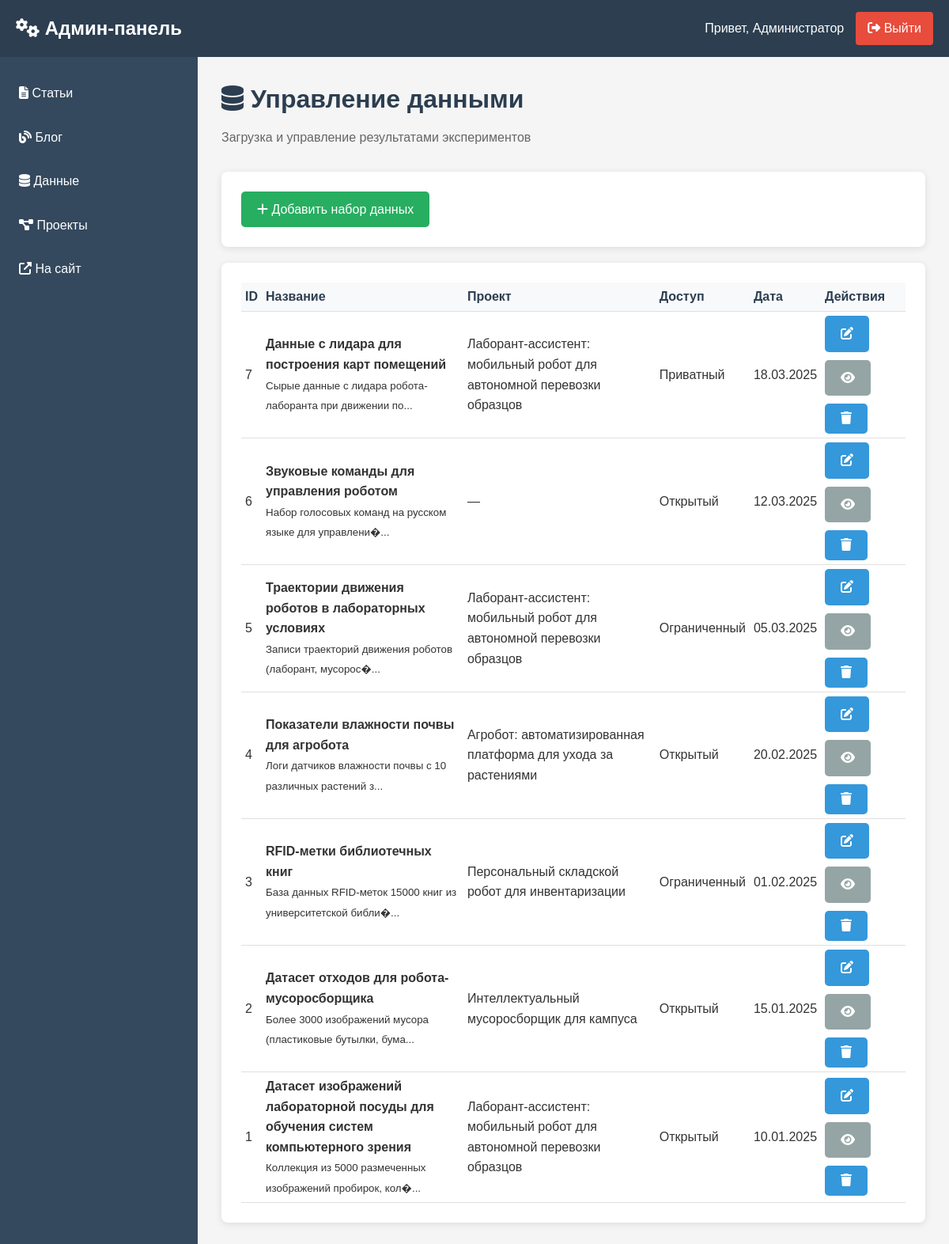
Screenshot of /obschee/admin-data.php (signed in) with the database file from the repository.
### tables this page shows
CREATE TABLE `datasets` (
  `id` int NOT NULL,
  `title` varchar(255) NOT NULL,
  `description` text NOT NULL,
  `access_level` enum('public','restricted','private') DEFAULT 'restricted',
  `related_project_id` int DEFAULT NULL,
  `created_by` int DEFAULT NULL,
  `created_at` timestamp NULL DEFAULT CURRENT_TIMESTAMP,
  `updated_at` timestamp NULL DEFAULT CURRENT_TIMESTAMP ON UPDATE CURRENT_TIMESTAMP
);

CREATE TABLE `projects` (
  `id` int NOT NULL,
  `title` varchar(255) NOT NULL,
  `slug` varchar(255) NOT NULL,
  `short_description` text NOT NULL,
  `full_description` longtext NOT NULL,
  `objectives` json NOT NULL,
  `methodologies` json DEFAULT NULL,
  `start_date` date NOT NULL,
  `end_date` date DEFAULT NULL,
  `current_status` enum('active','completed','planned','on_hold') DEFAULT 'planned',
  `funding_source` varchar(255) DEFAULT NULL,
  `budget` decimal(15,2) DEFAULT NULL,
  `team_members` json DEFAULT NULL,
  `results` text,
  `featured_image_url` varchar(255) DEFAULT NULL,
  `gallery` json DEFAULT NULL,
  `status` enum('published','draft') DEFAULT 'draft',
  `created_by` int DEFAULT NULL,
  `created_at` timestamp NULL DEFAULT CURRENT_TIMESTAMP,
  `updated_at` timestamp NULL DEFAULT CURRENT_TIMESTAMP ON UPDATE CURRENT_TIMESTAMP
);

### obschee/admin-data.php (the view, shortened to what this page needs)
<?php
require_once 'connect.php';
$action = $_GET['action'] ?? 'list';
?>
<!DOCTYPE html>
<html lang="ru">
<head>
    <link rel="stylesheet" href="assets/css/style.css">
    <link rel="stylesheet" href="assets/css/admin.css">
</head>
<body>
    <?php include 'admin-header.php'; ?>
    <main class="admin-main">
        <div class="page-header">
            <h1><i class="fas fa-database"></i> Управление данными</h1>
            <p>Загрузка и управление результатами экспериментов</p>
        </div>
        <?php if ($action === 'list'): ?>
        <div class="card mb-2">
            <div class="action-buttons">
                <a href="?action=new" class="btn btn-success">
                    <i class="fas fa-plus"></i> Добавить набор данных
                </a>
            </div>
        </div>
        <div class="card">
            <div class="table-responsive">
                <table class="table">
                    <thead>
                        <tr>
                            <th>ID</th>
                            <th>Название</th>
                            <th>Проект</th>
                            <th>Доступ</th>
                            <th>Дата</th>
                            <th>Действия</th>
                        </tr>
                    </thead>
                    <tbody>
                        <?php
                        try {
                            $stmt = $pdo->prepare("
                                SELECT d.*, p.title as project_title
                                FROM datasets d
                                LEFT JOIN projects p ON d.related_project_id = p.id
                                ORDER BY d.created_at DESC
                                LIMIT 50
                            ");
                            $stmt->execute();
                            $datasets = $stmt->fetchAll(PDO::FETCH_ASSOC);
                            if (empty($datasets)): ?>
                                <tr>
                                    <td colspan="6" class="text-center">
                                        <div class="alert alert-info">
                                            <i class="fas fa-info-circle"></i> Наборы данных не найдены
                                        </div>
                                    </td>
                                </tr>
                            <?php else:
                                foreach ($datasets as $dataset):
                                    $accessClass = '';
                                    $accessLabel = '';
                                    switch ($dataset['access_level']) {
                                        case 'public':
                                            $accessClass = 'status-published';
                                            $accessLabel = 'Открытый';
                                            break;
                                        case 'restricted':
                                            $accessClass = 'status-warning';
                                            $accessLabel = 'Ограниченный';
                                            break;
                                        case 'private':
                                            $accessClass = 'status-danger';
                                            $accessLabel = 'Приватный';
                                            break;
                                    }
                                    $date = date('d.m.Y', strtotime($dataset['created_at']));
                            ?>
                            <tr>
                                <td><?php echo $dataset['id']; ?></td>
                                <td>
                                    <strong><?php echo htmlspecialchars($dataset['title']); ?></strong><br>
                                    <small class="text-muted"><?php echo htmlspecialchars(substr($dataset['description'], 0, 100)) . '...'; ?></small>
                                </td>
                                <td>
                                    <?php if ($dataset['project_title']): ?>
                                        <?php echo htmlspecialchars($dataset['project_title']); ?>
                                    <?php else: ?>
                                        <span class="text-muted">—</span>
                                    <?php endif; ?>
                                </td>
                                <td>
                                    <span class="status-badge <?php echo $accessClass; ?>">
                                        <?php echo $accessLabel; ?>
                                    </span>
                                </td>
                                <td><?php echo $date; ?></td>
                                <td>
                                    <div class="action-buttons">
                                        <a href="?action=edit&id=<?php echo $dataset['id']; ?>" class="btn btn-primary btn-sm" title="Редактировать">
                                            <i class="fas fa-edit"></i>
                                        </a>
                                        <a href="?action=view&id=<?php echo $dataset['id']; ?>" class="btn btn-secondary btn-sm" title="Просмотр">
                                            <i class="fas fa-eye"></i>
                                        </a>
                                        <button type="button" class="btn btn-danger btn-sm"
                                                onclick="confirmDelete(<?php echo $dataset['id']; ?>, '<?php echo htmlspecialchars(addslashes($dataset['title'])); ?>')"
                                                title="Удалить">
                                            <i class="fas fa-trash"></i>
                                        </button>
                                    </div>
                                </td>
                            </tr>
                            <?php endforeach;
                            endif;
                        } catch (PDOException $e) { ?>
                            <tr>
                                <td colspan="6" class="text-center">
                                    <div class="alert alert-danger">
                                        <i class="fas fa-exclamation-triangle"></i>
                                        Ошибка загрузки данных: <?php echo htmlspecialchars($e->getMessage()); ?>
                                    </div>
                                </td>
                            </tr>
                        <?php } ?>
                    </tbody>
                </table>
            </div>
        </div>
        <?php endif; ?>
    </main>
</body>
</html>

### obschee/admin-header.php (shortened to what this page needs)
<!DOCTYPE html>
<html lang="ru">
<head>
    <link rel="stylesheet" href="assets/css/style.css">
    <link rel="stylesheet" href="https://cdnjs.cloudflare.com/ajax/libs/font-awesome/6.4.0/css/all.min.css">
</head>
<body>
    <nav class="admin-navbar">
        <div class="container">
            <a href="admin-dashboard.php" class="admin-logo">
                <i class="fas fa-cogs"></i> Админ-панель
            </a>
            <div class="admin-user">
                <span>Привет, <?php echo htmlspecialchars($user['username'] ?? 'Администратор'); ?></span>
                <a href="admin-logout.php" class="logout-btn">
                    <i class="fas fa-sign-out-alt"></i> Выйти
                </a>
            </div>
        </div>
    </nav>
    <aside class="admin-sidebar">
        <ul class="admin-menu">
            <li><a href="admin_articles.php">
                <i class="fas fa-file-alt"></i> Статьи
            </a></li>
            <li><a href="admin-blog.php">
                <i class="fas fa-blog"></i> Блог
            </a></li>
            <li><a href="admin-data.php">
                <i class="fas fa-database"></i> Данные
            </a></li>
            <li><a href="admin-project.php">
                <i class="fas fa-project-diagram"></i> Проекты
            </a></li>
            <li><a href="../index.php" target="_blank">
                <i class="fas fa-external-link-alt"></i> На сайт
            </a></li>
        </ul>
    </aside>

### obschee/assets/css/style.css (style rules this page uses)
:root { --primary-color: #3498db; --primary-dark: #2980b9; --secondary-color: #2c3e50; --accent-color: #e74c3c; --light-gray: #f5f5f5; --gray: #95a5a6; --dark-gray: #7f8c8d; --text-color: #333; --text-light: #666; --white: #ffffff; --success: #27ae60; --warning: #f39c12; --danger: #e74c3c; --shadow: 0 2px 10px rgba(0, 0, 0, 0.1); --border-radius: 5px; --transition: all 0.3s ease; --tech-blue: #1a5276; --circuit-color: #e67e22; --robot-metal: #34495e; }
* { margin: 0; padding: 0; box-sizing: border-box; }
body { font-family: 'Arial', sans-serif; line-height: 1.6; color: var(--text-color); background-color: #f9f9f9; min-height: 100vh; display: flex; flex-direction: column; }
.container { width: 90%; max-width: 1200px; margin: 0 auto; padding: 0 15px; }
main { flex: 1; padding: 30px 0; min-height: 60vh; }
h1, h2, h3, h4 { color: var(--secondary-color); margin-bottom: 1rem; }
a { color: var(--primary-color); text-decoration: none; transition: var(--transition); }
.btn { display: inline-block; padding: 10px 20px; background: var(--primary-color); color: white; border: none; border-radius: var(--border-radius); cursor: pointer; font-size: 1rem; transition: var(--transition); }
.btn-primary { background: var(--primary-color); }
.btn-secondary { background: var(--gray); }
.btn-success { background: var(--success); }
.container, .welcome, .latest-section, .projects-grid, .articles-grid, .blog-grid, .projects-card, .article-card, .post-card, footer .container { margin-left: auto; margin-right: auto; padding-left: 30px; padding-right: 30px; max-width: 1400px; width: 100%; box-sizing: border-box; }
body { padding: 0; margin: 0; overflow-x: hidden; }

### obschee/assets/css/admin.css (style rules this page uses)
.admin-navbar { background: #2c3e50; color: white; padding: 15px 0; position: fixed; top: 0; left: 0; right: 0; z-index: 1000; }
.admin-navbar .container { display: flex; justify-content: space-between; align-items: center; max-width: 1200px; margin: 0 auto; padding: 0 20px; }
.admin-logo { font-size: 1.5rem; font-weight: bold; color: white; text-decoration: none; }
.admin-user { display: flex; align-items: center; gap: 15px; }
.logout-btn { background: #e74c3c; color: white; padding: 8px 15px; border-radius: 4px; text-decoration: none; }
.admin-sidebar { position: fixed; left: 0; top: 70px; bottom: 0; width: 250px; background: #34495e; color: white; padding-top: 20px; }
.admin-menu { list-style: none; padding: 0; margin: 0; }
.admin-menu a { display: block; padding: 15px 20px; color: white; text-decoration: none; border-left: 4px solid transparent; }
.admin-main { margin-left: 250px; margin-top: 70px; padding: 30px; min-height: calc(100vh - 70px); background: #f5f5f5; }
.page-header { margin-bottom: 30px; }
.page-header h1 { margin: 0 0 10px 0; color: #2c3e50; }
.page-header p { color: #666; margin: 0; }
.card { background: white; padding: 25px; border-radius: 8px; box-shadow: 0 2px 10px rgba(0,0,0,0.1); margin-bottom: 20px; }
.btn { display: inline-block; padding: 10px 20px; border: none; border-radius: 4px; cursor: pointer; text-decoration: none; }
.btn-primary { background: #3498db; color: white; }
.btn-success { background: #27ae60; color: white; }
.btn-danger { background: #e74c3c; color: white; }
.btn-secondary { background: #95a5a6; color: white; }
.btn-sm { padding: 5px 10px; font-size: 0.9rem; }
.action-buttons { display: flex; gap: 10px; flex-wrap: wrap; }
.table { width: 100%; border-collapse: collapse; }
.table th, .table td { padding: 5px 5px; border-bottom: 1px solid #e0e0e0; text-align: left; }
.table th { background: #f8f9fa; font-weight: 600; color: #2c3e50; }
.mb-2 { margin-bottom: 20px; }

### rows the page displays
datasets: id "7", title "Данные с лидара для построения карт помещений", description "Сырые данные с лидара робота-лаборанта при движении по", projects.title "Лаборант-ассистент: мобильный робот для автономной перевозки образцов", access_level "Приватный", created_at "18.03.2025"
datasets: id "6", title "Звуковые команды для управления роботом", description "Набор голосовых команд на русском языке для управлени�", access_level "Открытый", created_at "12.03.2025"
datasets: id "5", title "Траектории движения роботов в лабораторных условиях", description "Записи траекторий движения роботов (лаборант, мусорос�", projects.title "Лаборант-ассистент: мобильный робот для автономной перевозки образцов", access_level "Ограниченный", created_at "05.03.2025"
datasets: id "4", title "Показатели влажности почвы для агробота", description "Логи датчиков влажности почвы с 10 различных растений з", projects.title "Агробот: автоматизированная платформа для ухода за растениями", access_level "Открытый", created_at "20.02.2025"
datasets: id "3", title "RFID-метки библиотечных книг", description "База данных RFID-меток 15000 книг из университетской библи�", projects.title "Персональный складской робот для инвентаризации", access_level "Ограниченный", created_at "01.02.2025"
datasets: id "2", title "Датасет отходов для робота-мусоросборщика", description "Более 3000 изображений мусора (пластиковые бутылки, бума", projects.title "Интеллектуальный мусоросборщик для кампуса", access_level "Открытый", created_at "15.01.2025"
datasets: id "1", title "Датасет изображений лабораторной посуды для обучения систем компьютерного зрения", description "Коллекция из 5000 размеченных изображений пробирок, кол�", projects.title "Лаборант-ассистент: мобильный робот для автономной перевозки образцов", access_level "Открытый", created_at "10.01.2025"

### other values shown
$user['username'] "Администратор"
